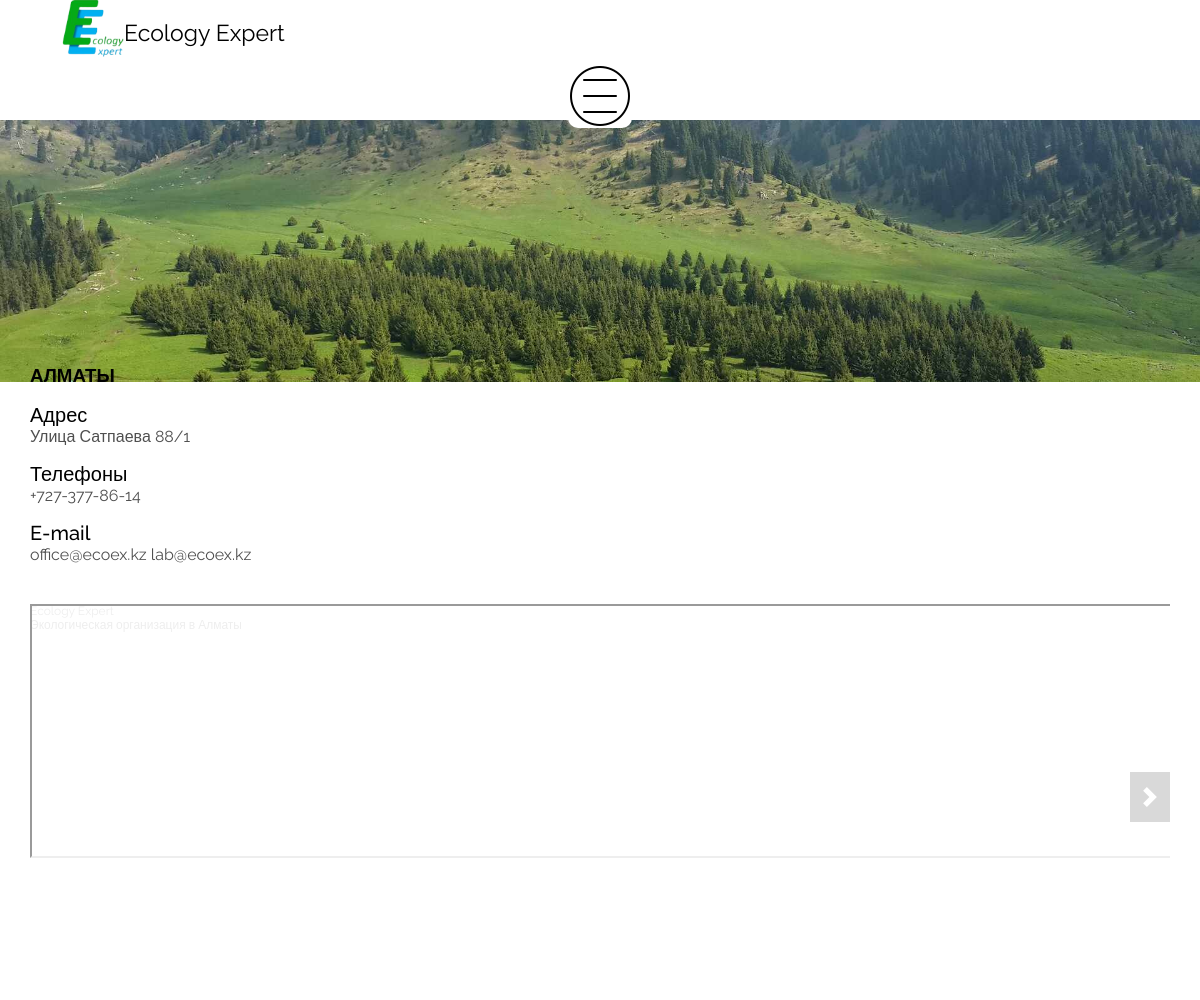
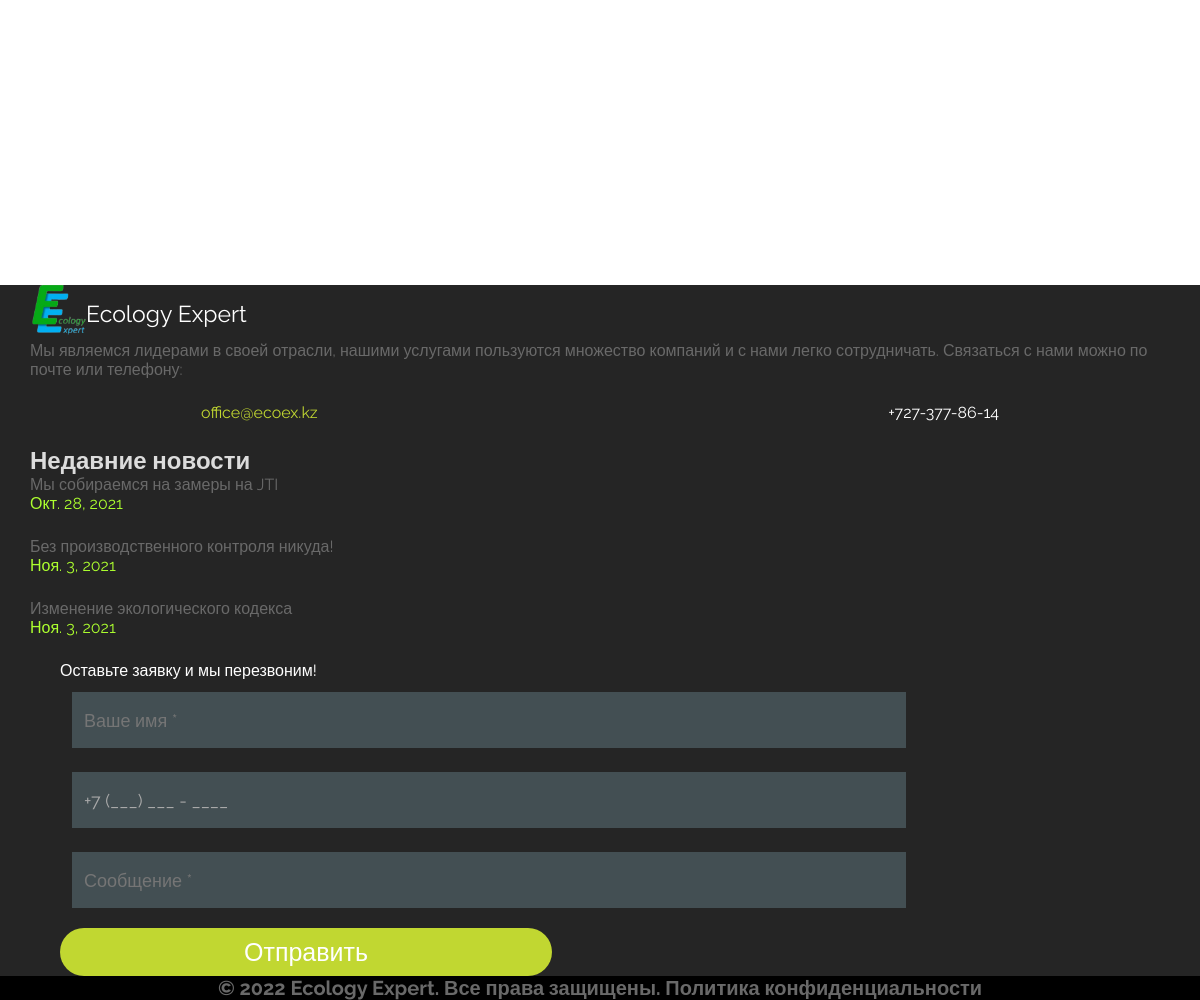
/contacts/, run on the app's committed database (2 pictures, top to bottom).
### landing/models.py (models this page shows, shortened)
class News(models.Model):
    title = models.CharField(max_length=150)
    date = models.DateField(auto_now_add=True)
    slug = models.SlugField(max_length=75, unique=True, db_index=True, verbose_name="URL")
    image = models.ImageField(upload_to="news/", null=True)
    description = models.TextField()
    def get_absolute_url(self):
        return reverse('landing:news_detail_page', kwargs={'news_slug': self.slug})

### landing/views.py (the view)
# urls.py: path('contacts/', views.contacts, name='contacts_fan'),
def contacts(request):
    context ={}
    return render(request, 'landing/contacts.html', context)

### landing/context_processors.py (called while the page is built)
def news(request):
    return {'RecentNews': News.objects.all()[:3]}

### templates/landing/contacts.html (shortened to what this page needs)
{% extends 'landing/base.html' %}
{% load static %}
    {% load cache %}
{% block head %}
    {% cache 3600 contacts_header %}
    <link rel="stylesheet" href="{% static 'css/contacts.css' %}">
    <link rel="stylesheet" href="{% static 'css/header_non_main.css' %}">
    <link rel="stylesheet" href="{% static 'js/ui-components-master/simple-adaptive-slider/css/simple-adaptive-slider.css' %}">
    {% endcache %}
{% endblock head %}
{% block content %}
    {% cache 4000 contacts %}
    {% include 'parts/upper_kok.html' %}
    <section class="WrapperContacts">
<div class="itcss">
    <div class="itcss__wrapper">
      <div class="itcss__items">
        <div class="itcss__item">
          <div class="Address_contacts">
              <h3 class="h3_contacts">АЛМАТЫ</h3>
    <h4 class="h_four">Адрес</h4>
    <p class="p_contacts">Улица Сатпаева 88/1</p>
    <h4 class="h_four">Телефоны</h4>
    <p class="p_contacts">+727-377-86-14</p>
    <h4 class="h_four">E-mail</h4>
    <a href="mailto: office@ecoex.kz" class="p_contacts">office@ecoex.kz</a>
    <a href="mailto: lab@ecoex.kz" class="p_contacts">lab@ecoex.kz</a>
    </div>
            <div class="map-responsive">
   <div style="position:relative;overflow:hidden;"><a href="https://yandex.kz/maps/org/86279408393/?utm_medium=mapframe&utm_source=maps" style="color:#eee;font-size:12px;position:absolute;top:0px;">Ecology Expert</a><a href="https://yandex.kz/maps/162/almaty/category/environmental_organization/184106288/?utm_medium=mapframe&utm_source=maps" style="color:#eee;font-size:12px;position:absolute;top:14px;">Экологическая организация в Алматы</a><iframe src="https://yandex.kz/map-widget/v1/-/CCUFZ-qT-A" width="960" height="450" frameborder="1" allowfullscreen="true" style="position:relative;"></iframe></div>
    </div>
        </div>
      </div>
    </div>
    <a class="itcss__control itcss__control_next" href="#" role="button" data-slide="next"></a>
  </div>
    </section>
        {% endcache %}
{% endblock content %}

### templates/landing/base.html (shortened to what this page needs)
<!DOCTYPE html>
{% load static %}
{% load cache %}
<html lang="en">
<head>
{% block head %}
{% endblock head %}
{% cache 2500 header %}
<link rel="stylesheet" href="{% static 'css/base.css' %}">
<link rel="stylesheet" href="{% static 'css/mobile_header.css' %}">
{% endcache %}
</head>
<body>
<section class="HeaderWrapper" id="header_wrapper" style="background-clip: content-box">
<header id="main_header">
    {% cache 2500 head %}
    <div class="LogoImg"></div>
    <a href="{% url 'landing:main_page' %}" class="LogoText" id="LogoText">Ecology Expert</a>
        {% include 'parts/mobile_header.html' %}
{% endcache %}
</header>
</section>
{% block content %}
{% endblock content %}
<footer>
{% cache 3600 footer %}
    <div class="Footer">
        <div class="LeftSideFooter">
            <div class="FooterLogo">
            <div class="FooterLogoImg"></div>
            <a href="{% url 'landing:main_page' %}" class="LogoText">Ecology Expert</a>
            </div>
                <p class="DescripFooter">Мы являемся лидерами в своей отрасли, нашими услугами пользуются множество компаний и с нами легко сотрудничать. Связаться с нами можно по почте или телефону:
</p>
            <p class="LocationFooter">
<a class="EmailFooter" href="mailto: office@ecoex.kz">office@ecoex.kz</a>
            <span> +727-377-86-14</span>
            </p>
        </div>
        <div class="MiddleSideFooter">
            <h2>Недавние новости</h2>
            <div>
              {% for new in RecentNews %}
                <a class="new_description" href="{{ new.get_absolute_url }}">{{ new.title|truncatechars:75|safe }}</a>
                <p class="new_date" >{{ new.date }}</p>
              {% endfor%}
            </div>
        </div>
{% endcache %}
    {% include 'parts/form_footer.html' %}
    </div>
    <div class="UnderFooter">
        <h1>© 2022 Ecology Expert. Все права защищены. <a href="{% url 'landing:privacy' %}">Политика конфиденциальности</a></h1>
    </div>
</footer>
</body>
</html>

### static/css/contacts.css (style rules this page uses)
* { font-family: 'Raleway', sans-serif; }
#LogoText { color: black !important; }
.WrapperContacts { width: 95%; margin: 5vh auto; }
.map-responsive { overflow:hidden; padding-bottom:56.25%; position:relative; height:0; margin-top: 5vh; }
.Address_contacts { margin-top: 2vh; }
.map-responsive iframe { left:0; top:0; height:250px; width:100%; position:absolute; }
.h_four { font-weight: 500; font-size: 20px; margin-top: 2vh; }
.p_contacts { color: #4f4f4f; }
.itcss { max-width: unset !important; }
.itcss__wrapper { background-color: unset !important; }

### static/js/ui-components-master/simple-adaptive-slider/css/simple-adaptive-slider.css (style rules this page uses)
.itcss { position: relative; overflow: hidden; max-width: 600px; margin-left: auto; margin-right: auto; }
.itcss__wrapper { position: relative; overflow: hidden; background-color: #eee; }
.itcss__items { display: flex; transition: transform 0.5s ease; }
.itcss__item { flex: 0 0 100%; max-width: 100%; position: relative; }
.itcss__control { position: absolute; top: 50%; width: 40px; height: 50px; transform: translateY(-50%); display: none; align-items: center; justify-content: center; color: #fff; background: rgba(0, 0, 0, 0.3); opacity: 0.5; user-select: none; }
.itcss__control_show { display: flex; }
.itcss__control_next { right: 0; }
.itcss__control::before { content: ''; display: inline-block; width: 20px; height: 20px; background: transparent no-repeat center center; background-size: 100% 100%; }

### static/css/base.css (style rules this page uses)
* { margin: 0; padding: 0; }
a { text-decoration: none; }
body { display:flex; flex-direction:column; height:100vh; margin:0; }
header { display: flex; flex-direction: row; flex-wrap: wrap; padding-bottom: 15vw; }
.LogoImg { margin-left: 5vw; background-image: url("../img/logo.png"); width: 64px; z-index: 2; height: 64px; background-size: contain; background-repeat: no-repeat; }
.LogoText { font-size: 23px; color: white; align-self: center; z-index: 2; }
.FooterLogoImg { background-image: url("../img/logo.png"); width: 7vh; height: 7vh; background-size: contain; background-repeat: no-repeat; }
.UnderFooter { background-color: black; }
.UnderFooter>h1, .UnderFooter>h1>a { font-size: 20px; text-decoration: none; color:dimgrey; text-align: center; }
footer { background-color: #180C1D; margin-top: auto; bottom: 0; }
.FooterLogo { display: flex; }
.DescripFooter { color: dimgrey; }
.LocationFooter { padding-bottom: 3vh; display: flex; flex-direction: row; justify-content: space-between; width: 70%; margin: 3vh auto 0 auto; }
.LocationFooter>span { color: white; }
.LeftSideFooter { width: 95%; margin: 0 auto; }
.EmailFooter { color: #c1d731; }
.MiddleSideFooter { width: 95%; margin: 0 auto; }
.MiddleSideFooter { color:gainsboro; }
.new_date { color: greenyellow; padding-bottom: 3vh; }
.new_description { color: dimgrey; word-wrap: break-word; margin-top: 3vh; }
.Footer { display: flex; margin: 0 auto; flex-direction: column; background-color: #252525; }

### data on the page
News: title "Мы собираемся на замеры на JTI", date "Окт. 28, 2021"
News: title "Без производственного контроля никуда!", date "Ноя. 3, 2021"
News: title "Изменение экологического кодекса", date "Ноя. 3, 2021"
